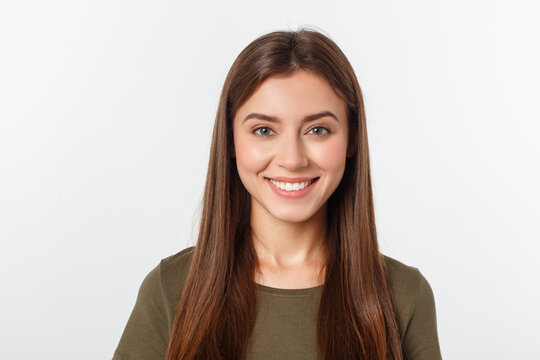
#> input picture sample.jpg, 540 x 360 px
$ python -i basicFilters.py   (imports and definitions only)
#> lines starting #> are read from the running program, lines starting #| are printed output that depends on the picture
#> further down, picture is the input picture: shape (360, 540, 3); mean B, G, R 184.1, 190.1, 201.2
import sys
import cv2
import numpy as np
import datetime
from scipy.interpolate import UnivariateSpline
from PyQt5.QtWidgets import QApplication, QWidget, QPushButton, QGridLayout, QLabel, QVBoxLayout, QMessageBox
from PyQt5.QtGui import QImage, QPixmap, QPainter, QColor
from PyQt5.QtCore import Qt, QRect, QTimer

def verify_alpha_channel(frame):
    try:
        frame.shape[3] # looking for the alpha channel
    except IndexError:
        frame = cv2.cvtColor(frame, cv2.COLOR_BGR2BGRA)
    return frame

# [6 lines left out: function apply_sketch, not called in this run]

def apply_HSVFilter(image):
    hsv_image = cv2.cvtColor(image, cv2.COLOR_BGR2HSV)
#> hsv_image: shape (360, 540, 3); mean H, S, V 50, 42.8, 202.2
    h, s, v = cv2.split(hsv_image)
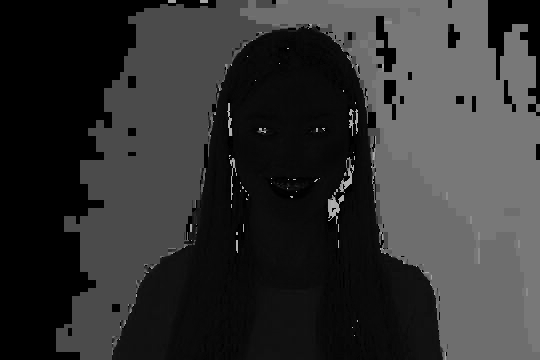
#> h: shape (360, 540); min 0, max 179, mean 50
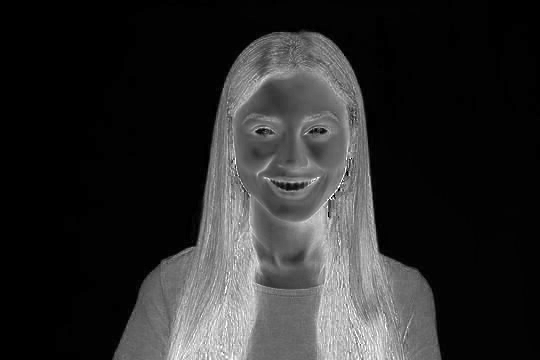
#> s: shape (360, 540); min 0, max 255, mean 42.8
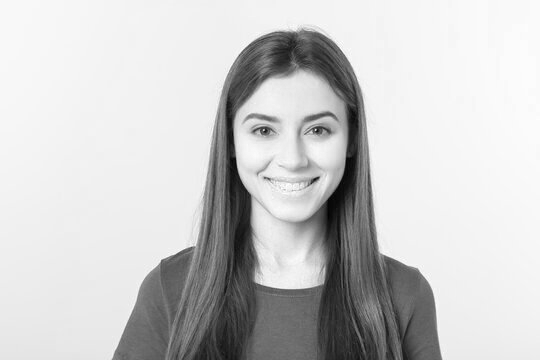
#> v: shape (360, 540); min 2, max 255, mean 202.2
    s.fill(199)
#> s: shape (360, 540); every value is 199
    v.fill(255)
#> v: shape (360, 540); every value is 255
    hsv_image = cv2.merge([h, s, v])
#> hsv_image: shape (360, 540, 3); mean H, S, V 50, 199, 255
    out = cv2.cvtColor(hsv_image, cv2.COLOR_HSV2BGR)
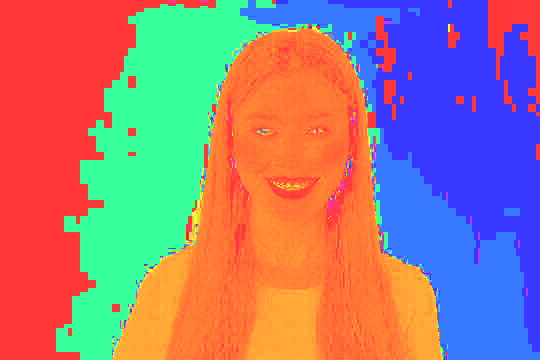
#> out: shape (360, 540, 3); mean B, G, R 128.5, 122.9, 164.1
    frame = verify_alpha_channel(image)
    out = verify_alpha_channel(out)
    cv2.addWeighted(out, 0.25, frame, 1.0, .23, frame)
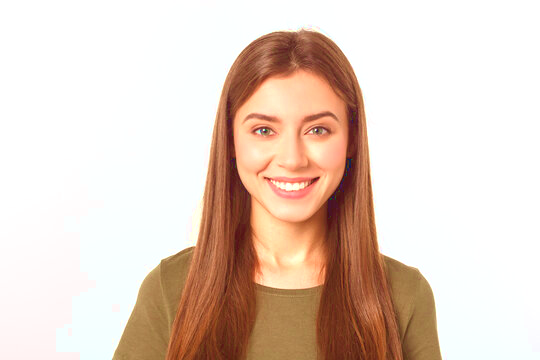
#> frame: shape (360, 540, 4); mean B, G, R, A 197.1, 209.4, 228.6, 255
    return frame

# [18 lines left out: functions apply_sepia, apply_color_overlay, not called in this run]

def apply_invert(img):
    return cv2.bitwise_not(img)

# [31 lines left out: functions alpha_blend, apply_blur, apply_portrait_mode, not called in this run]

def apply_greyscale(image):
    greyscale = cv2.cvtColor(image, cv2.COLOR_BGR2GRAY)
    return greyscale

def apply_brightness(image):
    img_bright = cv2.convertScaleAbs(image, beta=60)
    return img_bright

# [4 lines left out: function apply_sharpen, not called in this run]

def apply_pencil_sketch(image):
    sk_gray, sk_color = cv2.pencilSketch(image, sigma_s=60, sigma_r=0.07, shade_factor=0.1)
    return  sk_gray

def apply_HDR(image):
    hdr = cv2.detailEnhance(image, sigma_s=12, sigma_r=0.15)
    return  hdr
def LookupTable(x, y):
  spline = UnivariateSpline(x, y)
  return spline(range(256))

# [50 lines left out: functions apply_summer, apply_winter, apply_filter, not called in this run]

class BasicFilterApp(QWidget):
    # [110 lines left out: functions __init__, init_ui, update_frame, convert_cv_qt, filter_selected, update_highlight and 1 more, not called in this run]

    def closeEvent(self, event):
        self.cap.release()

# [5 lines left out: function main, not called in this run]

# [2 lines not run here, left out]

>>> import cv2
>>> picture = cv2.imread('sample.jpg')
>>> result = apply_HSVFilter(picture)

$ run again, on HDR_20241126_102438.png
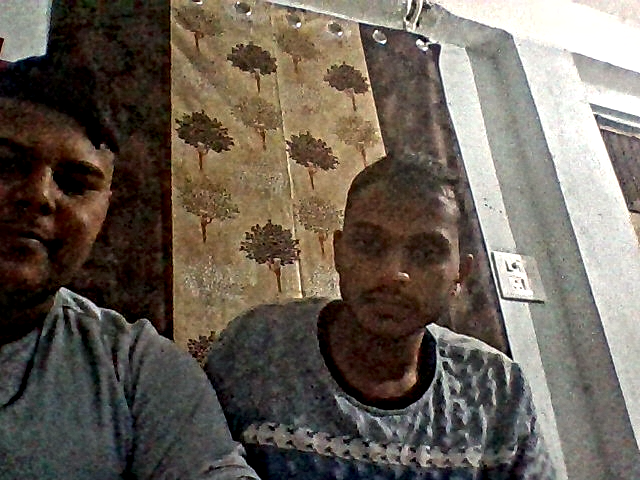
#> input picture HDR_20241126_102438.png, 640 x 480 px
#> picture is the input picture: shape (480, 640, 3); mean B, G, R 87.2, 97.2, 106.2
#> in apply_HSVFilter, `out = cv2.cvtColor(hsv_image, cv2.COLOR_HSV2BGR)`:
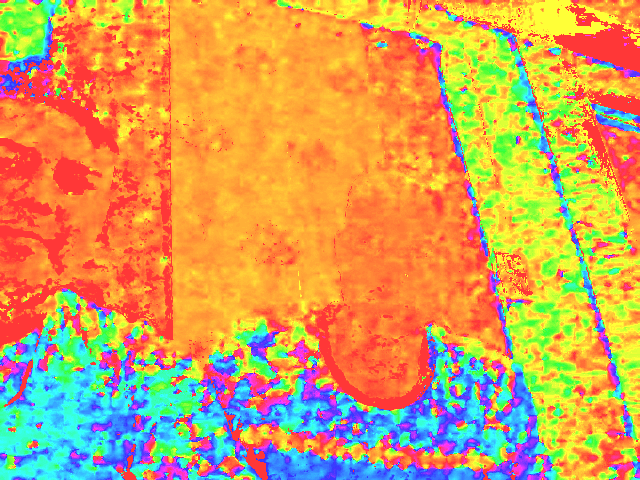
#> out: shape (480, 640, 3); mean B, G, R 90.5, 160.4, 211.3
#> in apply_HSVFilter, `cv2.addWeighted(out, 0.25, frame, 1.0, .23, frame)`:
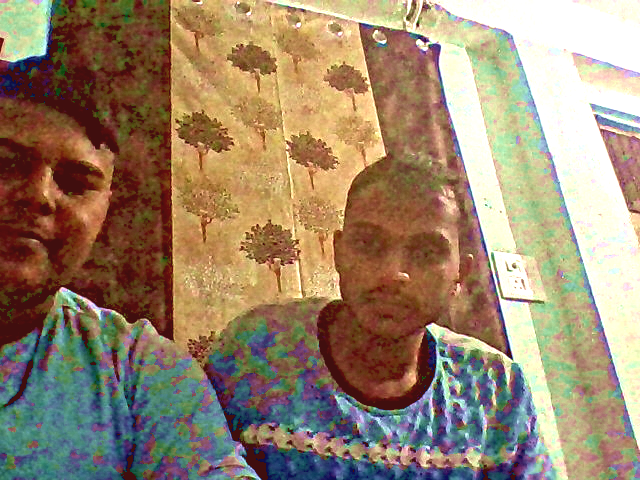
#> frame: shape (480, 640, 4); mean B, G, R, A 109.5, 133.8, 154.3, 255
